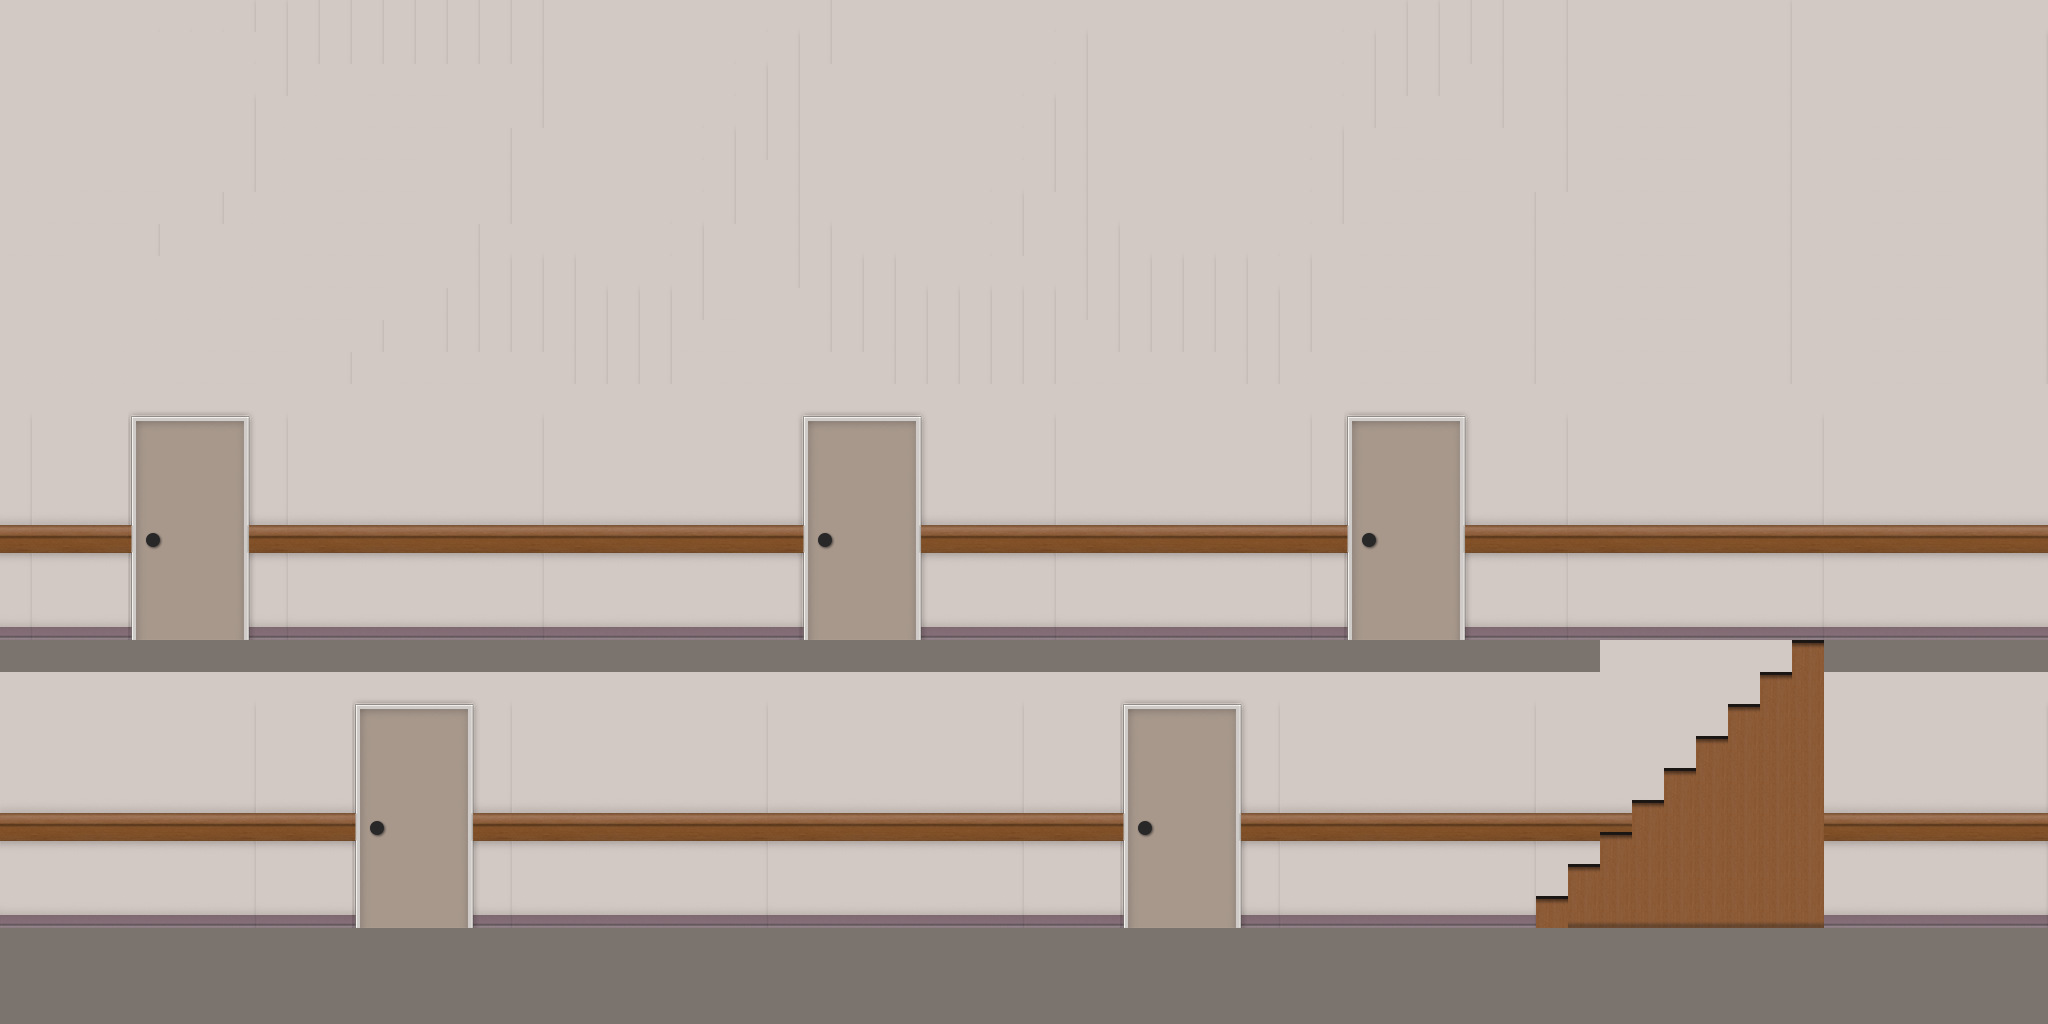

Rendered tile map (Tiled .tmx) drawn with the repository's tilesets; below, a short description and the map source with its tile grids summarised:
An orthogonal 64x32 tile map with 32x32 px tiles, 3 tile layers (wall, platforms, doors).

<map version="1.2" tiledversion="1.2.4" orientation="orthogonal" renderorder="right-down" width="64" height="32" tilewidth="32" tileheight="32" infinite="0" nextlayerid="4" nextobjectid="1">
 <tileset firstgid="1" name="hospital_tileset1" tilewidth="32" tileheight="32" tilecount="104" columns="13">
  <image source="../textures/hospital_tileset1.png" width="416" height="256" />
 </tileset>
 <layer id="2" name="wall" width="64" height="32">
  <data>[2048 cells, 1856 non-empty, 64 distinct tile ids]</data>
 </layer>
 <layer id="1" name="platforms" width="64" height="32">
  <data>[2048 cells, 294 non-empty, 4 distinct tile ids]</data>
 </layer>
 <layer id="3" name="doors" width="64" height="32">
  <data>[2048 cells, 160 non-empty, 32 distinct tile ids]</data>
 </layer>
</map>
